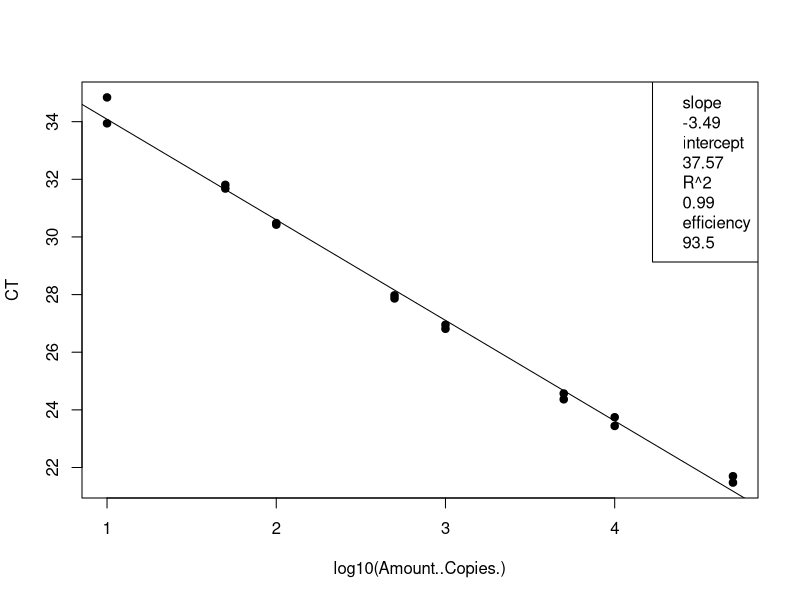
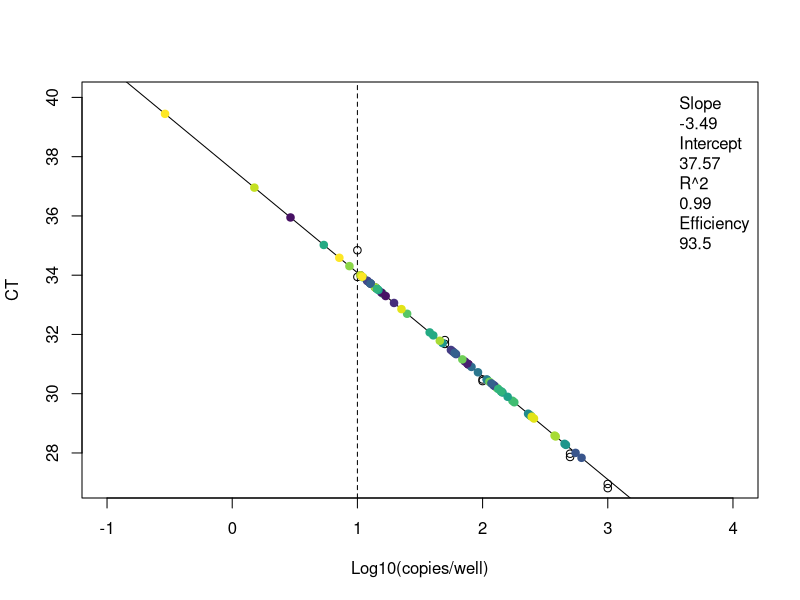
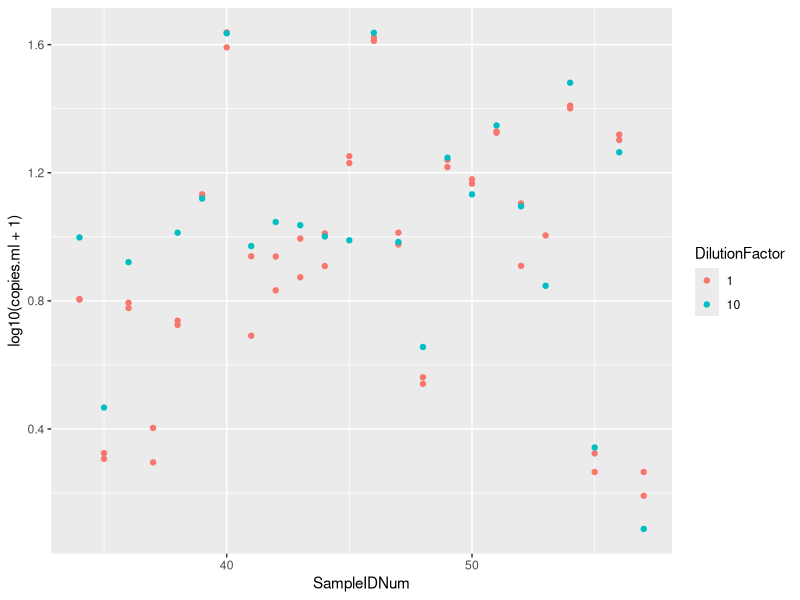

Reproduce these figures in R, in order.
## ---- chunk 1
knitr::opts_chunk$set(echo = TRUE)

## ---- chunk 2
# clear the workspace
rm(list=ls())

# load the data (note data file must be in this repository)
data <- read.csv("Plate2_E.coli_qPCRConversion.csv")
#View(data)
## ---- chunk 3
# linear regression of standard curve
standards = subset(data, Name == "STANDARD")
standardCurve <- lm(CT ~ log10(Amount..Copies.), data = standards)

# save the line info
standard_slope = standardCurve$coefficients[2]
standard_intercept = standardCurve$coefficients[1]
R2 = summary(standardCurve)$r.squared
efficiency =  (10^(-1/standardCurve$coefficients[2])-1)*100

# plot standards and best fit line
standardCurvePlot <- plot(CT ~ log10(Amount..Copies.), data = standards, pch=19) 
abline(coef(standardCurve)) 
legend("topright", legend = c(paste= "slope", round(standard_slope, 2), paste= "intercept", round(standard_intercept, 2), paste= "R^2", round(R2, 2), paste = "efficiency", round(efficiency, 1)))
## ---- chunk 4
# data set of unknowns including info on standard curve
unknowns = subset(data, Name == "UNKNOWN")

# add new columns to the data table
unknowns$plate_num = 2 # note:change to the actual plate number
unknowns$standard_slope = standard_slope
unknowns$standard_intercept = standard_intercept
unknowns$R2 = R2
unknowns$efficiency = efficiency
  
# add a new column that interpolates copies/well from Ct for the unknowns
unknowns$log.copies.well = (unknowns$CT - standard_intercept)/standard_slope
unknowns$copies.well = 10^unknowns$log.copies.well

# copies/ul extract accounting for dilution factor
vol.well = 3 # note:change to qPCR template volume in ul
unknowns$vol.well = vol.well
unknowns$copies.ul = ((unknowns$copies.well/vol.well)*unknowns$DilutionFactor)

# copies/extraction
vol.elution = 110 #note:change to DNA extraction elution volume in ul
unknowns$vol.elution = vol.elution
unknowns$copies.extraction = (unknowns$copies.ul*vol.elution)

# copies/ml #Volume is volume of sample filtered in mL
unknowns$copies.ml = (unknowns$copies.extraction/unknowns$Volume)
## ---- chunk 5
# set up the color palette
library(viridis)
unknowns$SampleIDNum = as.factor(as.character(unknowns$SampleIDNum)) # change to factor for colors
Colors = viridis(n=nlevels(unknowns$SampleIDNum)) # set the color levels to call on later

# check the range and adjust the limits in plot
range(unknowns$CT, na.rm=T) # y limits
range(unknowns$log.copies.well, na.rm =T) # x limits

# plot the standard curve again
standardCurvePlot <- plot(CT ~ log10(Amount..Copies.), data = standards,
                          xlim = c(-1,4), ylim = c(27,40),
                          xlab = "Log10(copies/well)",
                          ylab = "CT") 

# add boundaries and standard line
abline(v=log10(10), lty=2)
abline(v=log10(50000), lty=2)
abline(coef(standardCurve)) 

# add the sample data
standardCurvePlot <- points(CT ~ log.copies.well, data = unknowns, pch=19, 
                            col = Colors[unknowns$SampleIDNum])
legend("topright", inset = 0.002, box.lty=0, legend=c(paste= "Slope", round(standardCurve$coefficients[2], 2), 
                                                      paste= "Intercept", round(standardCurve$coefficients[1], 2), 
                                                      paste= "R^2", round(summary(standardCurve)$r.squared, 2),
                                                      paste = "Efficiency", round((10^(-1/standardCurve$coefficients[2])-1)*100, 1)))

## ---- chunk 6
# make a plot that compares the diluted to undiluted replicates for each sample including dilution factor
library("ggplot2")
unknowns$SampleIDNum <- as.numeric(as.character(unknowns$SampleIDNum)) # change to numeric
unknowns$DilutionFactor <- as.factor(as.character(unknowns$DilutionFactor)) # change to factor
qplot(SampleIDNum,log10(copies.ml+1), data=unknowns, col=DilutionFactor)
## ---- chunk 7
# write csv file
write.csv(unknowns, file = "Plate2_E.coli_ConvertedData.csv", row.names=FALSE, na="")

# average the replicates (if not strongly inhibited) and make a new file
library(dplyr)
data.average = unknowns %>% group_by(SampleIDNum) %>% summarise(copies.ml = mean(copies.ml, na.rm = T))
write.csv(data.average, file = "Plate2_E.coli_Averaged.csv", row.names=FALSE, na="")
